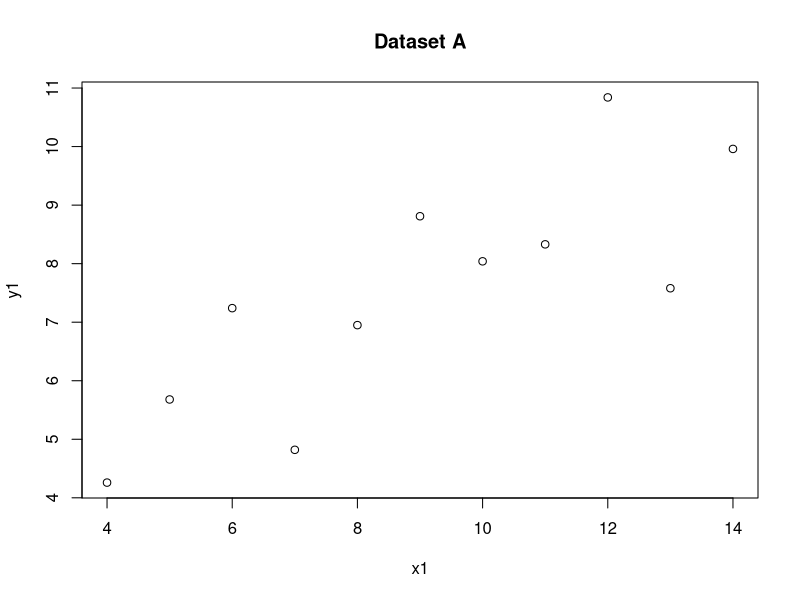
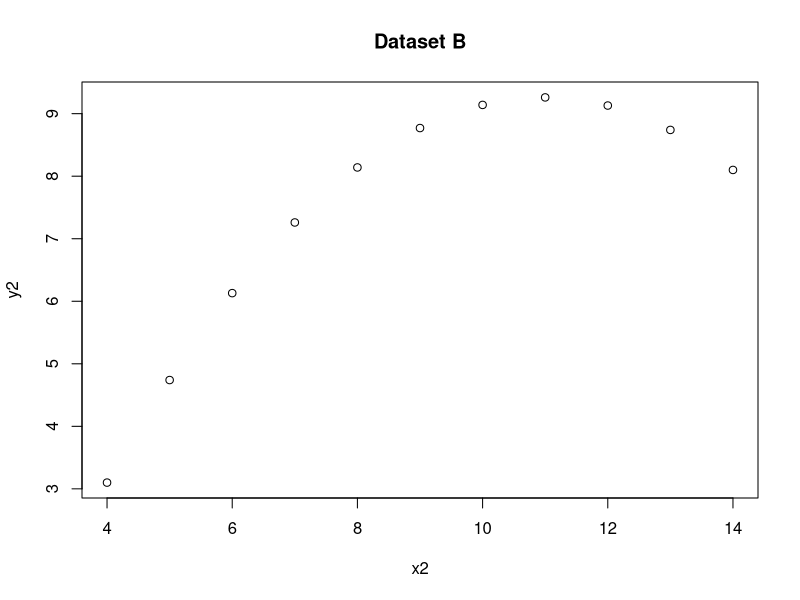
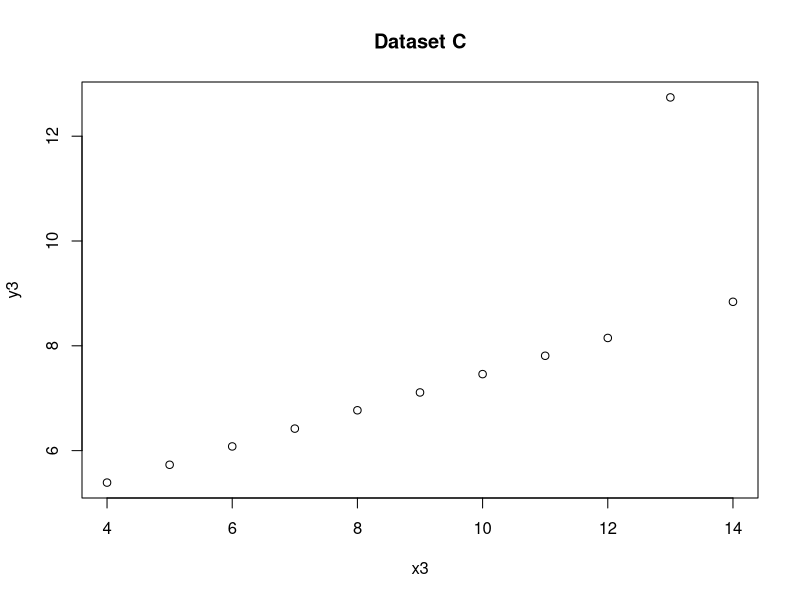
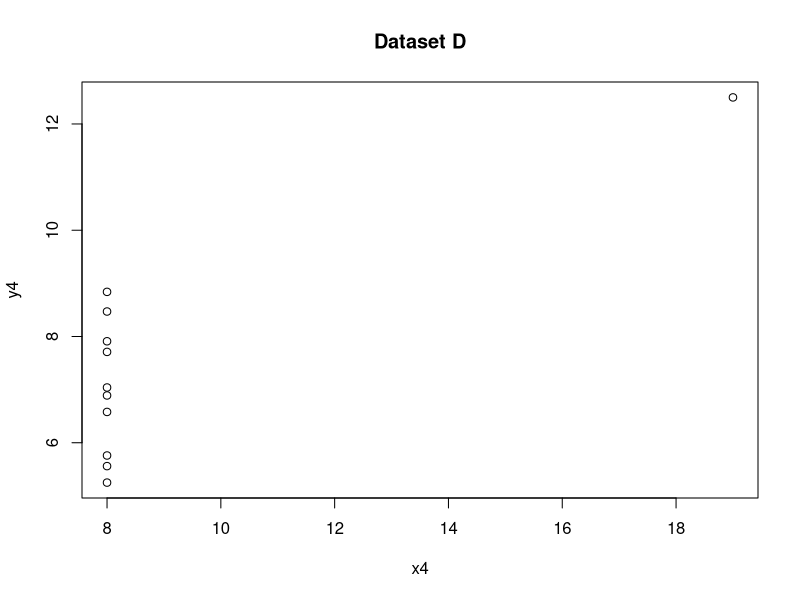
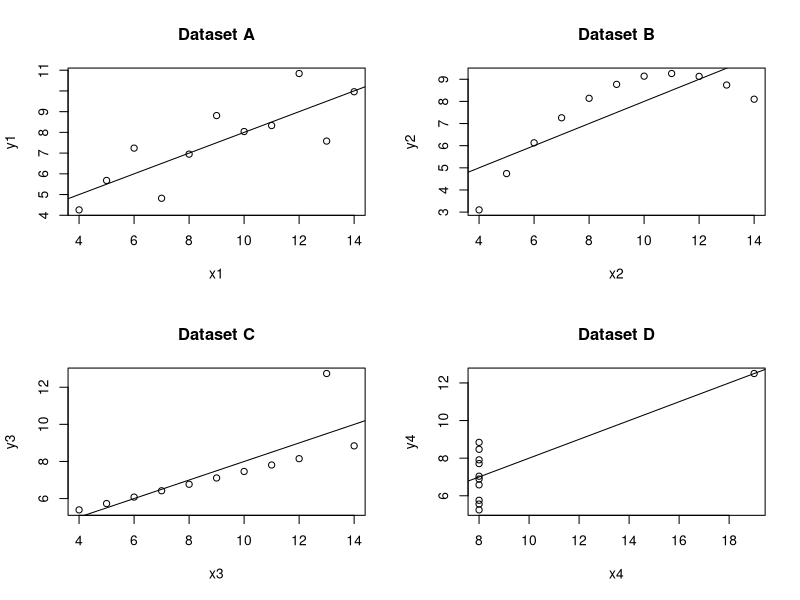
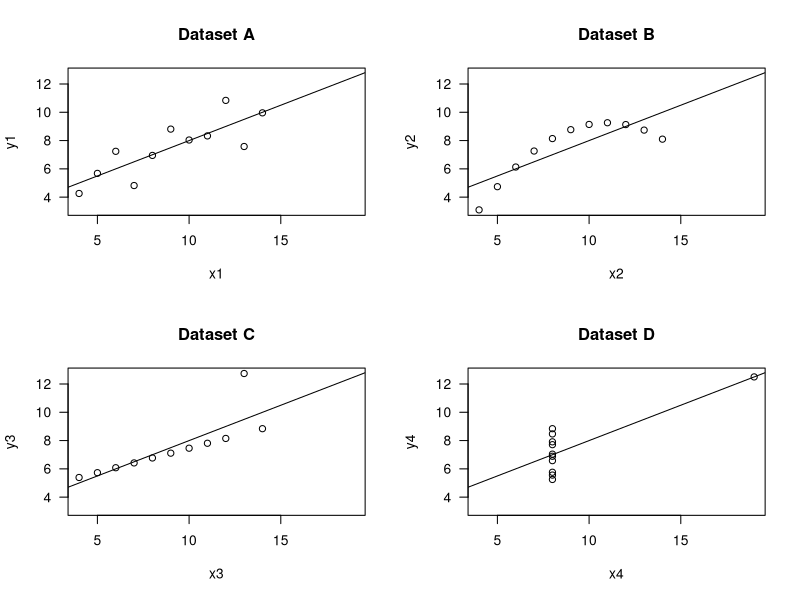
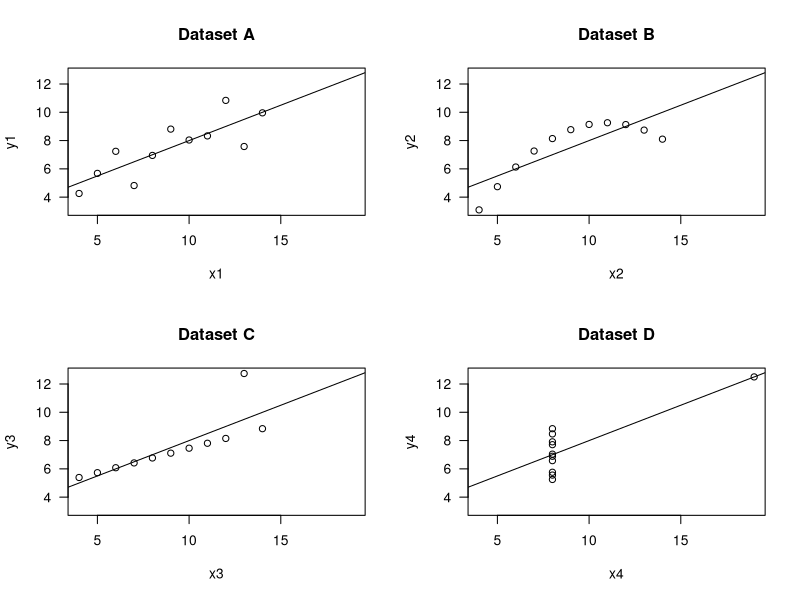
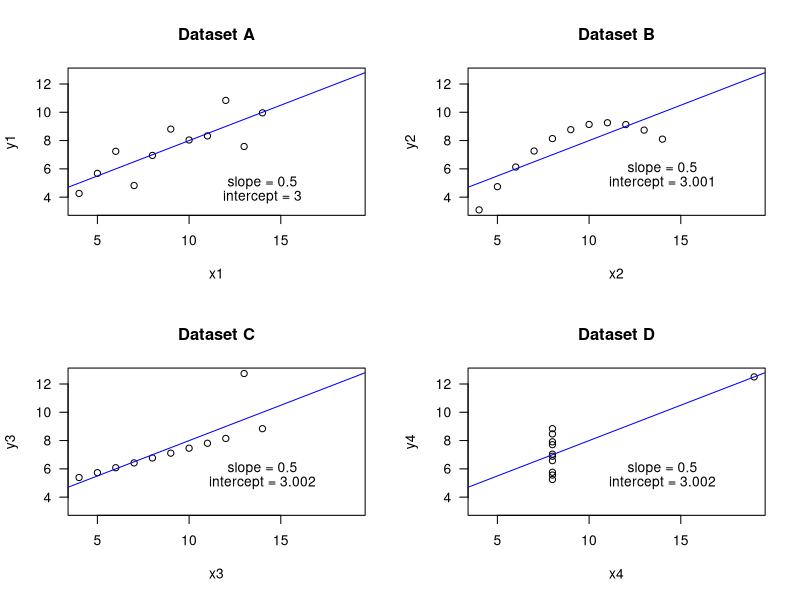

Write the R code that produced these figures, in order.
## ---- chunk 1
knitr::opts_chunk$set(echo = TRUE)
## ---- chunk 2
Anscombe = as.data.frame(
  matrix(c(
    1, 10, 10, 10, 8, 8.04, 9.14, 7.46, 6.58, 
    2, 8, 8, 8, 8, 6.95, 8.14, 6.77, 5.76,
    3, 13, 13, 13, 8, 7.58, 8.74, 12.74, 7.71,
    4,  9, 9, 9, 8, 8.81, 8.77, 7.11, 8.84,
    5, 11, 11, 11, 8, 8.33, 9.26, 7.81, 8.47,
    6, 14, 14, 14, 8, 9.96, 8.10, 8.84, 7.04,
    7,  6, 6, 6, 8, 7.24, 6.13, 6.08, 5.25,
    8,  4, 4, 4, 19, 4.26, 3.10, 5.39, 12.50,
    9, 12, 12, 12, 8, 10.84, 9.13, 8.15, 5.56,
    10, 7, 7, 7, 8, 4.82, 7.26, 6.42, 7.91,
    11, 5, 5, 5, 8, 5.68, 4.74, 5.73, 6.89), 
    nrow=11,  byrow=TRUE))
## ---- chunk 3
names(Anscombe) = c("Obs.", "x1", "x2", "x3", "x4", "y1", "y2", "y3", "y4")
## ---- chunk 4
Anscombe
## ---- chunk 5
plot(y1 ~ x1, Anscombe, main="Dataset A")
plot(y2 ~ x2, Anscombe, main="Dataset B")
plot(y3 ~ x3, Anscombe, main="Dataset C")
plot(y4 ~ x4, Anscombe, main="Dataset D") 
## ---- chunk 6
par(mfrow=c(2,2))
plot(y1 ~ x1, Anscombe, main="Dataset A")
  A.lm = lm(y1 ~ x1, Anscombe); abline(coef(A.lm)); 

plot(y2 ~ x2, Anscombe, main="Dataset B")
  B.lm = lm(y2 ~ x2, Anscombe); abline(coef(B.lm))

plot(y3 ~ x3, Anscombe, main="Dataset C")
  C.lm = lm(y3 ~ x3, Anscombe); abline(coef(C.lm))

plot(y4 ~ x4, Anscombe, main="Dataset D")
  D.lm = lm(y4 ~ x4, Anscombe); abline(coef(D.lm))
## ---- chunk 7
names(Anscombe)
## ---- chunk 8
min(Anscombe[, 2:5])
## ---- chunk 9
xmin = min(Anscombe[, 2:5]); xmin
xmax = max(Anscombe[, 2:5]); xmax

ymin = min(Anscombe[, 6:9]); ymin
ymax = max(Anscombe[, 6:9]); ymax
## ---- chunk 10
par(mfrow=c(2,2), las=1)
plot(y1 ~ x1, Anscombe, main="Dataset A", xlim=c(4,19), ylim=c(3.1,12.74));
  A.lm = lm(y1 ~ x1, Anscombe); abline(coef(A.lm))

plot(y2 ~ x2, Anscombe, main="Dataset B", xlim=c(4,19), ylim=c(3.1,12.74)) 
  B.lm = lm(y2 ~ x2, Anscombe); abline(coef(B.lm))

plot(y3 ~ x3, Anscombe, main="Dataset C", xlim=c(4,19), ylim=c(3.1,12.74)) 
  C.lm = lm(y3 ~ x3, Anscombe); abline(coef(C.lm))

plot(y4 ~ x4, Anscombe, main="Dataset D", xlim=c(4,19), ylim=c(3.1,12.74)) 
  D.lm = lm(y4 ~ x4, Anscombe); abline(coef(D.lm))
## ---- chunk 11
xminmax = c(xmin, xmax); xminmax
yminmax = c(ymin, ymax); yminmax
## ---- chunk 12
par(mfrow=c(2,2), las=1)
plot(y1 ~ x1, Anscombe, main="Dataset A", xlim=xminmax, ylim=yminmax);
  A.lm = lm(y1 ~ x1, Anscombe); abline(coef(A.lm))

plot(y2 ~ x2, Anscombe, main="Dataset B", xlim=xminmax, ylim=yminmax) 
  B.lm = lm(y2 ~ x2, Anscombe); abline(coef(B.lm))

plot(y3 ~ x3, Anscombe, main="Dataset C", xlim=xminmax, ylim=yminmax) 
  C.lm = lm(y3 ~ x3, Anscombe); abline(coef(C.lm))

plot(y4 ~ x4, Anscombe, main="Dataset D", xlim=xminmax, ylim=yminmax)
D.lm = lm(y4 ~ x4, Anscombe); abline(coef(D.lm))
## ---- chunk 13
coef(A.lm)
## ---- chunk 14
coef(A.lm)[1]
coef(A.lm)[2]
## ---- chunk 15
par(mfrow=c(2,2), las=1)
plot(y1 ~ x1, Anscombe, main="Dataset A", xlim=xminmax, ylim=yminmax); 
  A.lm = lm(y1 ~ x1, Anscombe); abline(coef(A.lm), col="blue"); 
  text(14,5, paste("slope =", round(coef(A.lm)[2], 3)));
  text(14,4, paste("intercept =", round(coef(A.lm)[1], 3)))

plot(y2 ~ x2, Anscombe, main="Dataset B", xlim=xminmax, ylim=yminmax); 
  B.lm = lm(y2 ~ x2, Anscombe); abline(coef(B.lm), col="blue")
  text(14,6, paste("slope =", round(coef(B.lm)[2], 3)));
  text(14,5, paste("intercept =", round(coef(B.lm)[1], 3)))

plot(y3 ~ x3, Anscombe, main="Dataset C", xlim=xminmax, ylim=yminmax); 
  C.lm = lm(y3 ~ x3, Anscombe); abline(coef(C.lm), col="blue")
  text(14,6, paste("slope =", round(coef(C.lm)[2], 3)));
  text(14,5, paste("intercept =", round(coef(C.lm)[1], 3)))

  plot(y4 ~ x4, Anscombe, main="Dataset D", xlim=xminmax, ylim=yminmax); 
  D.lm = lm(y4 ~ x4, Anscombe); abline(coef(D.lm), col="blue")
  text(14,6, paste("slope =", round(coef(D.lm)[2], 3)));
  text(14,5, paste("intercept =", round(coef(D.lm)[1], 3)))

## ---- chunk 16
summary(A.lm)
summary(B.lm)
summary(C.lm)
summary(D.lm)
## ---- chunk 17
par(mfrow=c(2,2)); plot(A.lm); par(mfrow=c(1,1))
## ---- chunk 18
par(mfrow=c(2,5), las=1)
plot(y1 ~ x1, Anscombe, main="Dataset A", xlim=xminmax, ylim=yminmax); 
  A.lm = lm(y1 ~ x1, Anscombe); abline(coef(A.lm), col="blue"); 
  text(14,5, paste("slope =", round(coef(A.lm)[2], 3)));
  text(14,4, paste("intercept =", round(coef(A.lm)[1], 3)))

plot(A.lm)

plot(y2 ~ x2, Anscombe, main="Dataset B", xlim=xminmax, ylim=yminmax); 
  B.lm = lm(y2 ~ x2, Anscombe); abline(coef(B.lm), col="blue")
  text(14,6, paste("slope =", round(coef(B.lm)[2], 3)));
  text(14,5, paste("intercept =", round(coef(B.lm)[1], 3)))

plot(B.lm)
## ---- chunk 19
par(mfrow=c(2,5), las=1)
plot(y1 ~ x1, Anscombe, main="Dataset A", xlim=xminmax, ylim=yminmax); 
  A.lm = lm(y1 ~ x1, Anscombe); abline(coef(A.lm), col="blue"); 
  text(14,5, paste("slope =", round(coef(A.lm)[2], 3)));
  text(14,4, paste("intercept =", round(coef(A.lm)[1], 3)))

plot(A.lm)

plot(y3 ~ x3, Anscombe, main="Dataset C", xlim=xminmax, ylim=yminmax); 
  C.lm = lm(y3 ~ x3, Anscombe); abline(coef(C.lm), col="blue")
  text(14,6, paste("slope =", round(coef(C.lm)[2], 3)));
  text(14,5, paste("intercept =", round(coef(C.lm)[1], 3)))

plot(C.lm)
## ---- chunk 20
par(mfrow=c(2,5), las=1)
plot(y1 ~ x1, Anscombe, main="Dataset A", xlim=xminmax, ylim=yminmax); 
  A.lm = lm(y1 ~ x1, Anscombe); abline(coef(A.lm), col="blue"); 
  text(14,5, paste("slope =", round(coef(A.lm)[2], 3)));
  text(14,4, paste("intercept =", round(coef(A.lm)[1], 3)))

plot(A.lm)

plot(y4 ~ x4, Anscombe, main="Dataset D", xlim=xminmax, ylim=yminmax); 
  D.lm = lm(y4 ~ x4, Anscombe); abline(coef(D.lm), col="blue")
  text(14,6, paste("slope =", round(coef(D.lm)[2], 3)));
  text(14,5, paste("intercept =", round(coef(D.lm)[1], 3)))

plot(D.lm)
